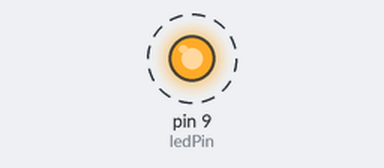
Simulated run of this sketch. Board: Arduino Uno, built with avr-gcc and run on an emulated ATmega328P. On the bench: output pins drawn as LEDs (lit = HIGH). Dashed ring = blinking.

Above: at 0.2 s.
Timing chart, 0 to 3.0 s (numbered marks = the images above):
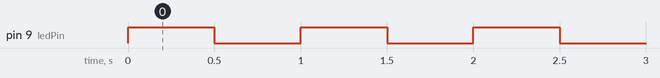

The sketch:

Blinking_LED.ino
```cpp
//A blinking led
//turn on the LED for half a second,then off for half a second,reaptedly
/************************************************/
const int ledPin = 9;//the number of the LED pin
/************************************************/
void setup()
{
  pinMode(ledPin,OUTPUT);//initialize the digital pin as an output
}
/************************************************/
//the loop routine runs over and over again forever
void loop()
{
  digitalWrite(ledPin,HIGH);//turn the LED on
  delay(500);               //wait for half a second
  digitalWrite(ledPin,LOW); //turn the LED off
  delay(500);               //wait for half a second
}
/*************************************************/
```

Measured:
- by itself, pin 9 (ledPin): alternates HIGH for 0.50 s and LOW for 0.50 s
